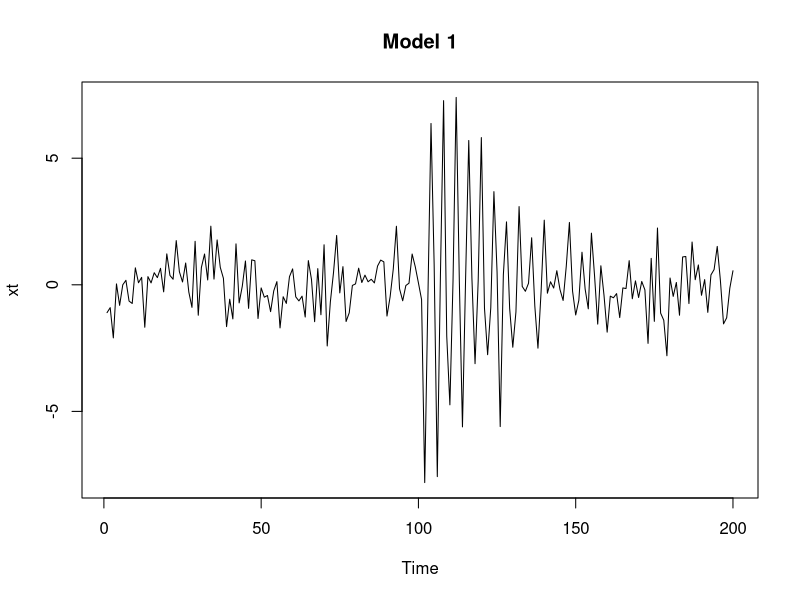
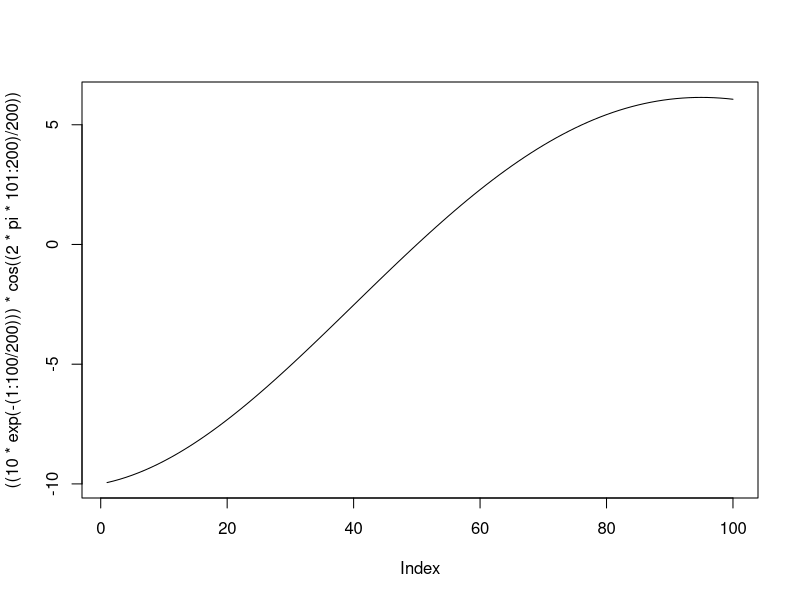
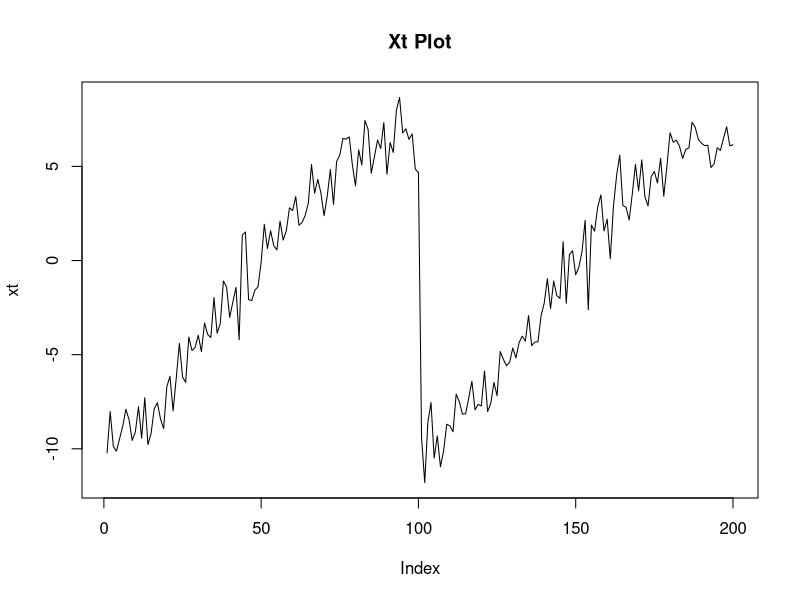
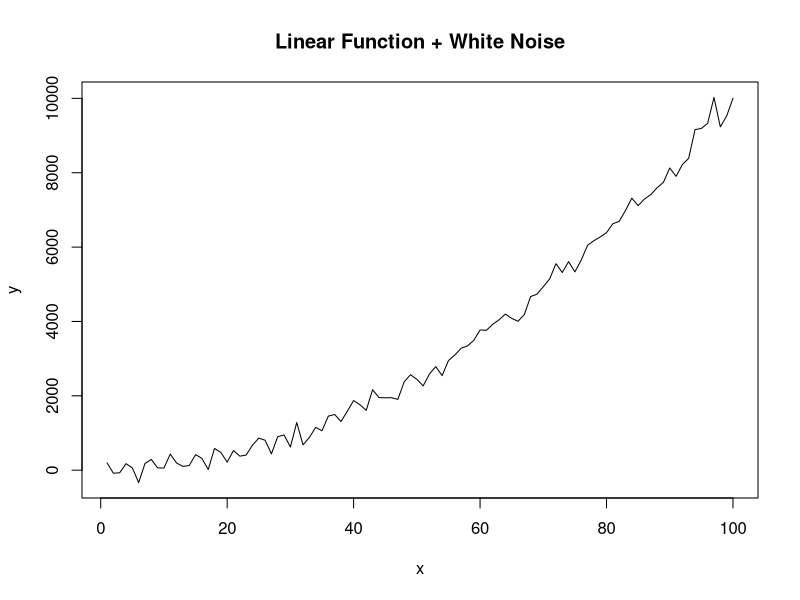
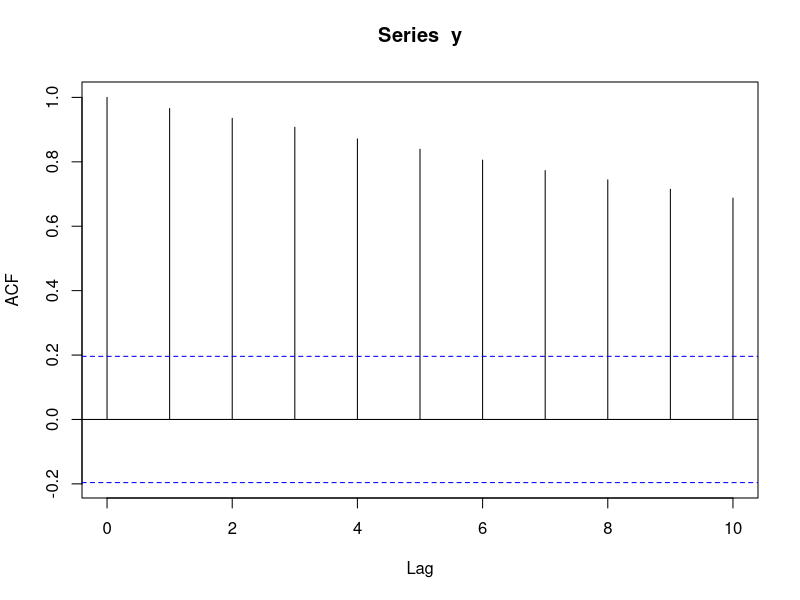
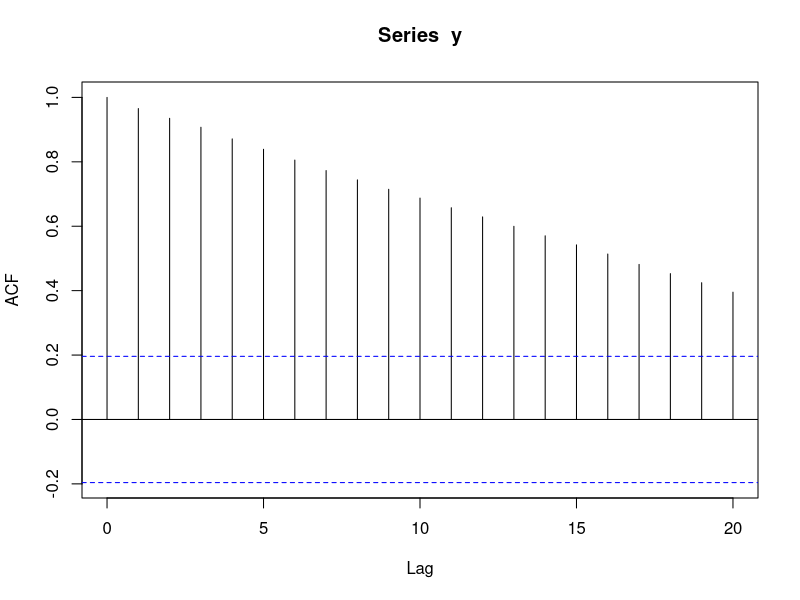
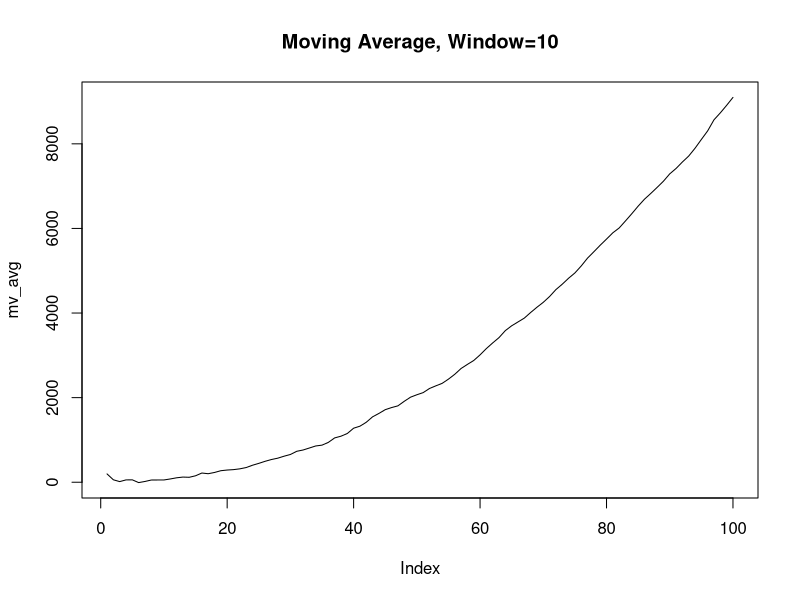
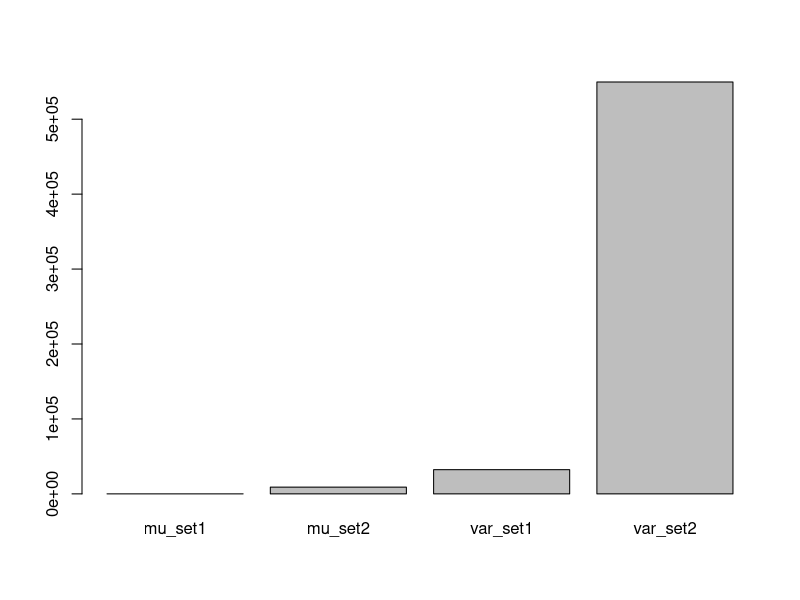

The R source for these figures, in order:
# HOMEWORK 1 __________________________________________________________

' Question #1
  
  Consider a signal-plus-noise model of the general form 
  xt = st + wt, 
  where wt is Gaussian white noise with sigma square = 1. 
  Simulate and plot n= 200 observations from each of the following
  two models:


  Model 1:  st = 0 when t = 1..100
            st = 10*exp(-(1:100/20)*cos(2*pi*1:100/4))

  Model 2:  st = 0 when t = 1...100
            st = 10*exp(-(1:100)/200 * cos(2*pi*101:200/4))

  Compare the general appearance of the series from Model 1 & 2
  with the eath-quake series and the explosion series show in figure
  1.7 (from book)
'
# Clear Namespace
rm(list=ls())


# QUESTION #1 ------------------------------------------------------

## Model 1
n  <- 200
wt <- rnorm(200, 0,1)
st <- c(rep(0,100), 10*exp(-(1:100)/20) * cos(2*pi*1:100/4))
xt <- ts(st + wt)
plot(xt, main='Model 1')

' Model 1 Observations
  plot(10*exp(-(1:100)/20)):          Represents an exponential decay function. 
  plot(type="l", cos(2*pi*1:100/4)):  Represents repeating cos function between 0 and 100 intervals.
  Product:                            The product of the two would result in a decaying influence of the 
                                      cosine function from intervals 100-200, such that at one point (around 150), 
                                      it looks like the function returns to white noise remains. 
                                      I image this is analagous to what an earthquake looks like on a richter scale'

## Model 2
n  <- 200
wt <- rnorm(200, 0,1)
st <- (10 * exp(-(1:100 / 200))) * cos((2*pi*101:200) / 200)

# Plot st
plot(type= "l", ((10 * exp(-(1:100 / 200))) * cos((2*pi*101:200) / 200)))

# Plot xt
xt <- wt + st
plot(xt, type='l', main = 'Xt Plot')


' Model 2 Observations
  plot(type= "l", 10 * exp(-(1:100 / 200))):    Decaying exponential function, but less pronounced.  So the decay is more progressive. 
  plot(type= "l", cos((2*pi*101:200) / 200)):   This function looks like a sigmoid function that ranges from -1 to 1 over the ts 101:200
  plot(type= "l", ((10 * exp(-(1:100 / 200))) * cos((2*pi*101:200) / 200))):   
                                                Together we get a similar sigmoid function, but leff pronounced transition in the center. 
  
  Product:  Results in two progressive piques, one that grows from 0 to 100, then drops immediately and then grows again until 200. 
                                                              
'

' Comparison of Model 1 w/ Earthquake
  - They are very similar in the sense that both start out with 
    what looks like white noise, and then progress to something that
    looks cyclical in nature.  

  Comparison of Model 2 w/ Explosion
  - They are very similar in that both have two piques. That said, 
    the piques in Model two are much closer in time and I dont see the
    same type of cyclicality in model 2.  
'



# QUESTION #2 ---------------------------------------------------------------

' Consider a process consisting of a linear trend with an additive noise term
  consisting of independent random variable wt with zero mean and var sigma2

  xt = B0 + B1t + wt
  
  where B0 and B1 are fixed constants. 

'
# Clear Namespace
rm(list=ls())

# Linear function w/ white noise
n  <- 100
x  <- c(1: n)
B0 <- 0
B1 <- x^2 
wt <- rnorm(n, 0,1) * 200
y  <- ts(B0 + B1 + wt)
plot(x,y, type='l', main='Linear Function + White Noise')


# a.) Show that xt is nonstationary
' Tests
  1.) Is the mean constant over time?
  2.) Is the covariance constant over time?
  Note: we will use a moving average to see if the mu changes
        over time. 
'
library(pracma) #movavg()

# Calculate Autocovariance
acf(y, lag=10)
acf(y, lag=20)
'Observation:   It appears that the covariance is dependent on '

# Calculate the Moving Average
' mu test:      mu does not depend on t'
mv_avg <- movavg(y, n=10, type='s')
plot(mv_avg, type='l', main='Moving Average, Window=10')

# Split Data & Calculate Mean & Var
y0_10 <- y[0:10]
y11_20 <- y[90:100]

# Mean & Variance First Set of 10
mu_y0_10 <-  round(mean(y0_10),2)
var_y0_10 <- round(var(y0_10), 2)

# Mean & Variance of Second Set of 10
mu_y11_20 <- round(mean(y11_20), 2)
var_y11_20 <- round(var(y11_20), 2)

# Results
print(paste('Set1 mean & variance', mu_y0_10, var_y0_10))
print(paste('Set2 mean & variance', mu_y11_20, var_y11_20))
r <- c(mu_y0_10, mu_y11_20, var_y0_10, var_y11_20)
barplot(r, type='bar', names.arg= c('mu_set1', 'mu_set2', 'var_set1', 'var_set2'))

'Observations:  There is a clear different in the mu and var over time
                The auto covariance exhibits the trends associated with a nonstationary 
                time series
'

# Check Distribution
hist(y, type='h')  # definitly not gaussian


# Try taking a random sample of 





